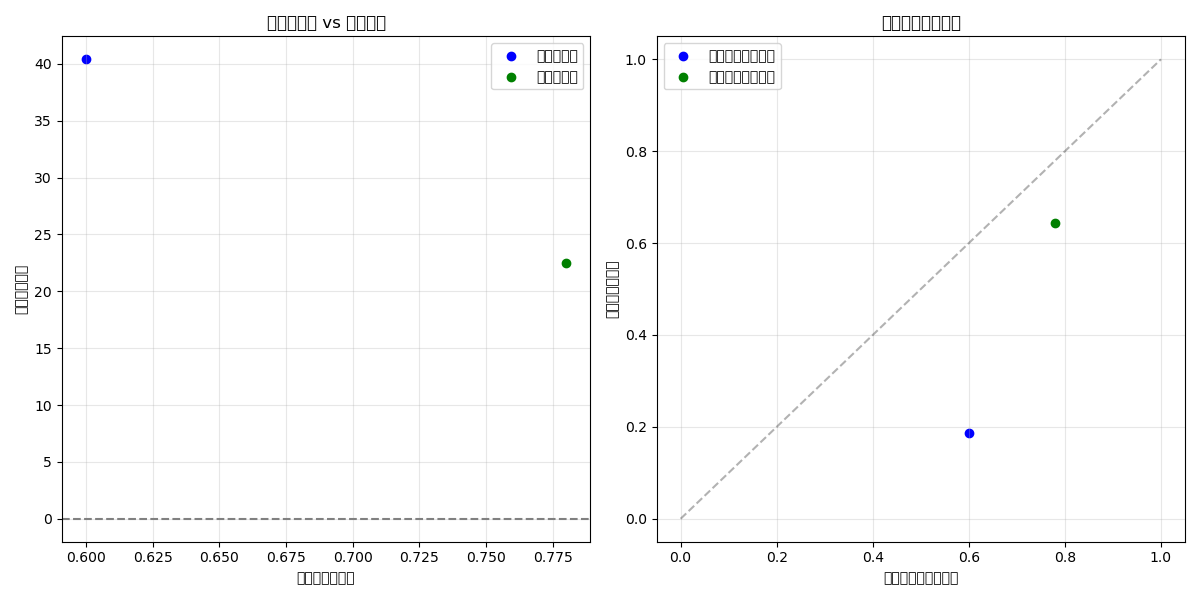
#> input picture tree/performance_optimization_analysis.png, 1200 x 600 px; its folder holds only this picture in this run
$ python -i youhua_1203_1.py   (imports and definitions only)
#> lines starting #> are read from the running program, lines starting #| are printed output that depends on the picture
#含有优化功能和拼接功能的版本
import os
import cv2
import numpy as np


def reduce_noise(image):
    """
    使用非局部均值去噪算法减少图像噪点。
    """
    return cv2.fastNlMeansDenoisingColored(image, None, 10, 10, 7, 21)


def apply_antialiasing(image, scale_factor=1.0):
    """
    应用抗锯齿，通过调整图像尺寸实现平滑效果。
    scale_factor: 缩放因子，大于1放大，小于1缩小。
    """
    if scale_factor != 1.0:
        width = int(image.shape[1] * scale_factor)
        height = int(image.shape[0] * scale_factor)
        dim = (width, height)
        # 使用双线性插值进行缩放
        return cv2.resize(image, dim, interpolation=cv2.INTER_LINEAR)
    return image


def concatenate_images(original, optimized):
    """
    拼接原图与优化后的图像进行比较。
    """
    # 确保两张图像的尺寸相同
    if original.shape != optimized.shape:
        optimized = cv2.resize(optimized, (original.shape[1], original.shape[0]))

    # 水平拼接
    concatenated = np.hstack((original, optimized))

    return concatenated


def process_image(image_path):
    """
    读取图像并应用噪点减少和抗锯齿优化，同时生成比较图像。
    """
    # 读取图像
    image = cv2.imread(image_path)
#> image is the input picture: shape (600, 1200, 3); mean B, G, R 250.8, 250.8, 250.7
    if image is None:
        print(f"无法读取图像: {image_path}")
        return None, None
    #利用CV创建图像变量，通过不同的变量接力处理
    # 噪点减少
    denoised_image = reduce_noise(image)

    # 抗锯齿（例如，缩小到0.5倍再放大回原尺寸）
    scaled_down = apply_antialiasing(denoised_image, scale_factor=0.5)
    antialiased_image = apply_antialiasing(scaled_down, scale_factor=2.0)

    # 生成比较图像
    comparison_image = concatenate_images(image, antialiased_image)
#> in concatenate_images, `concatenated = np.hstack((original, optimized))`:
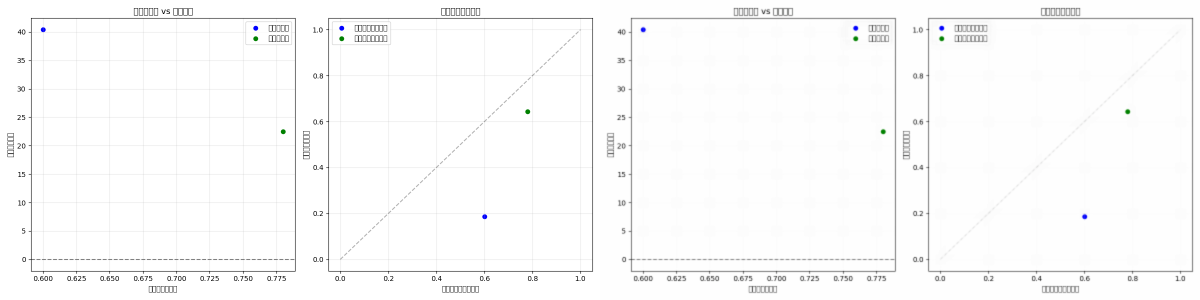
#> concatenated: shape (600, 2400, 3) (shown at 1/2 size); mean B, G, R 250.6, 250.5, 250.5

    return antialiased_image, comparison_image


def process_directory(input_directory, output_directory):
    """
    处理输入目录中的所有图像，保存优化后的图像和比较图像到输出目录。
    """
    # 支持的图像格式
    supported_formats = ('.png', '.jpg', '.jpeg', '.bmp', '.tiff')

    # 创建输出目录（如果不存在）
    if not os.path.exists(output_directory):
        os.makedirs(output_directory)
        print(f"已创建输出目录: {output_directory}")

    # 遍历输入目录中的文件
    for filename in os.listdir(input_directory):
        if filename.lower().endswith(supported_formats):
            input_path = os.path.join(input_directory, filename)
            optimized_path = os.path.join(output_directory, filename)

            # 生成比较图像的文件名，例如: originalname_compare.jpg
            name, ext = os.path.splitext(filename)
            comparison_filename = f"{name}_compare{ext}"
            comparison_path = os.path.join(output_directory, comparison_filename)

            print(f"正在处理: {input_path}")

            optimized_image, comparison_image = process_image(input_path)

            if optimized_image is not None:
                # 保存优化后的图像
                cv2.imwrite(optimized_path, optimized_image)
                print(f"已保存优化后的图像到: {optimized_path}")

                # 保存比较图像
                cv2.imwrite(comparison_path, comparison_image)
                print(f"已保存比较图像到: {comparison_path}")
            else:
                print(f"跳过保存: {input_path}")


# [7 lines not run here, left out]

>>> result = process_image('../../tree/performance_optimization_analysis.png')
